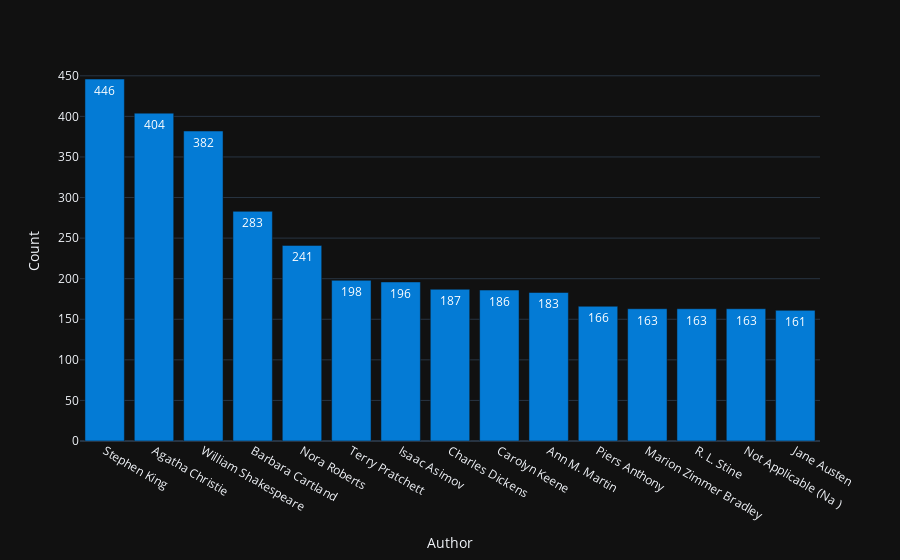

Notebook source saved alongside this figure:
### Code cell
top_15_author = popular_books.groupby("Author").count()["Title"].sort_values(ascending = False)[:15]
px.bar(x= top_15_author.index,y = top_15_author.values ,template ="plotly_dark", labels = {'x': 'Author','y':'Count'},text_auto = True,
    color_discrete_sequence=['#047BD5'])

### Figure 1 — Plotly figure (JSON) as saved in the notebook; plotly's stock layout.template omitted (floating-point values rounded to 4 significant figures)
{"data": [{"alignmentgroup": "True", "hovertemplate": "Author=%{x}<br>Count=%{y}<extra></extra>", "legendgroup": "", "marker": {"color": "#047BD5", "pattern": {"shape": ""}}, "name": "", "offsetgroup": "", "orientation": "v", "showlegend": false, "textposition": "auto", "texttemplate": "%{y}", "type": "bar", "x": ["Stephen King", "Agatha Christie", "William Shakespeare", "Barbara Cartland", "Nora Roberts", "Terry Pratchett", "Isaac Asimov", "Charles Dickens", "Carolyn Keene", "Ann M. Martin", "Piers Anthony", "Marion Zimmer Bradley", "R. L. Stine", "Not Applicable (Na )", "Jane Austen"], "xaxis": "x", "y": [446, 404, 382, 283, 241, 198, 196, 187, 186, 183, 166, 163, 163, 163, 161], "yaxis": "y"}], "layout": {"barmode": "relative", "legend": {"tracegroupgap": 0}, "margin": {"t": 60}, "xaxis": {"anchor": "y", "domain": [0, 1], "title": {"text": "Author"}}, "yaxis": {"anchor": "x", "domain": [0, 1], "title": {"text": "Count"}}}}
